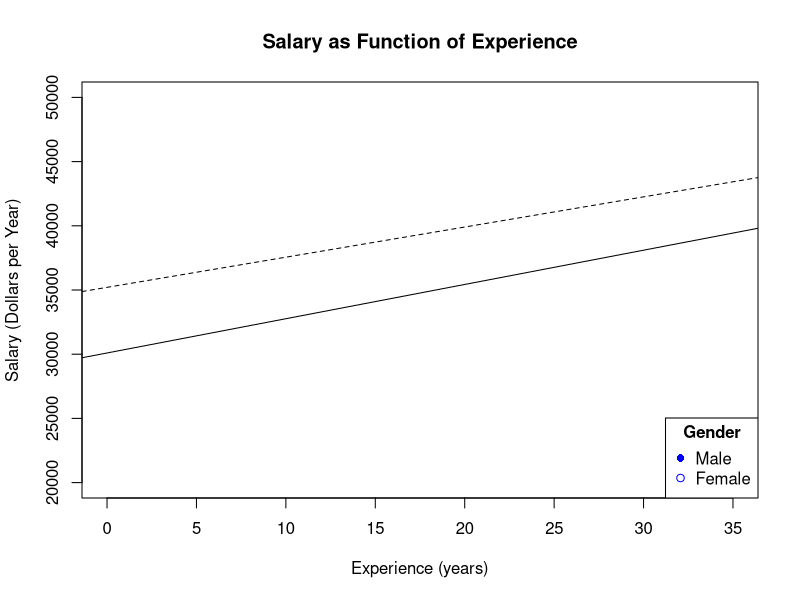
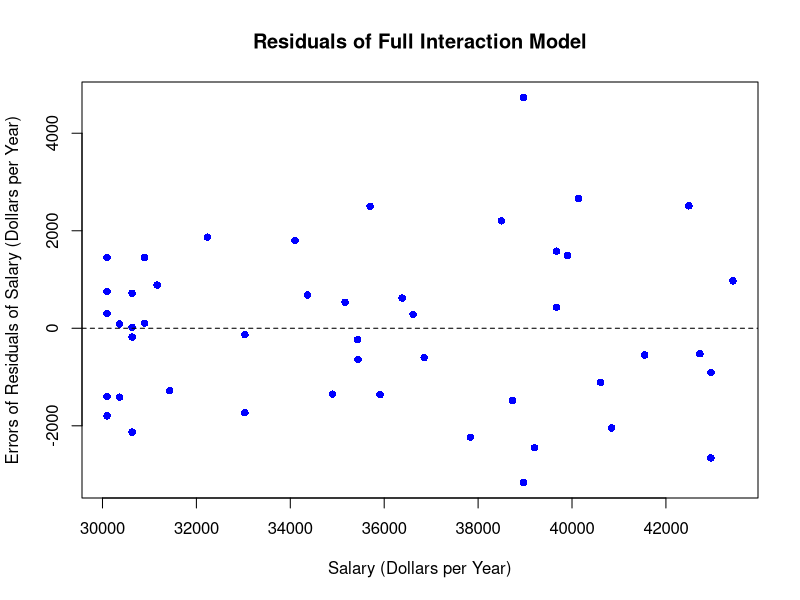
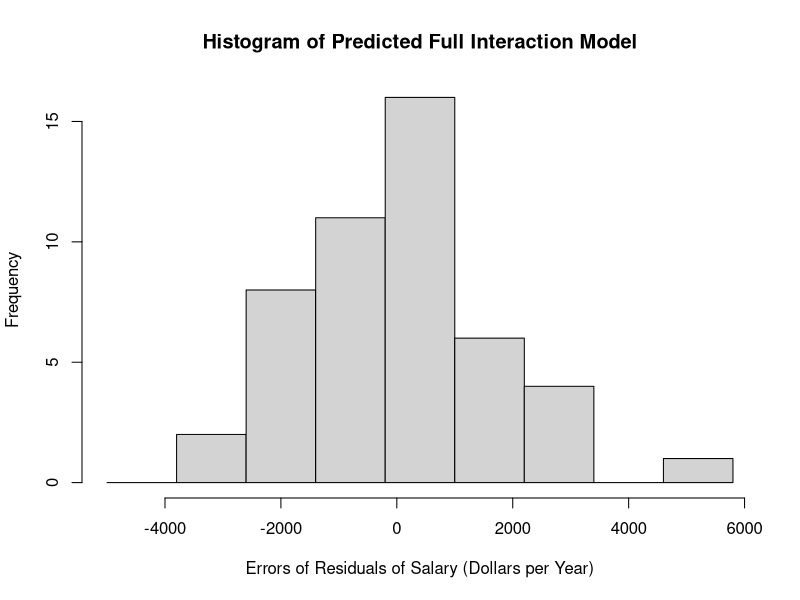
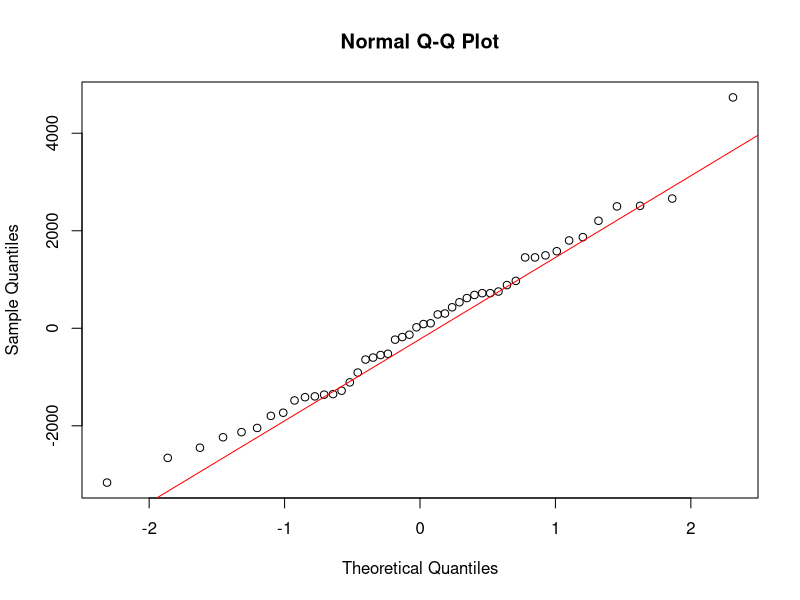
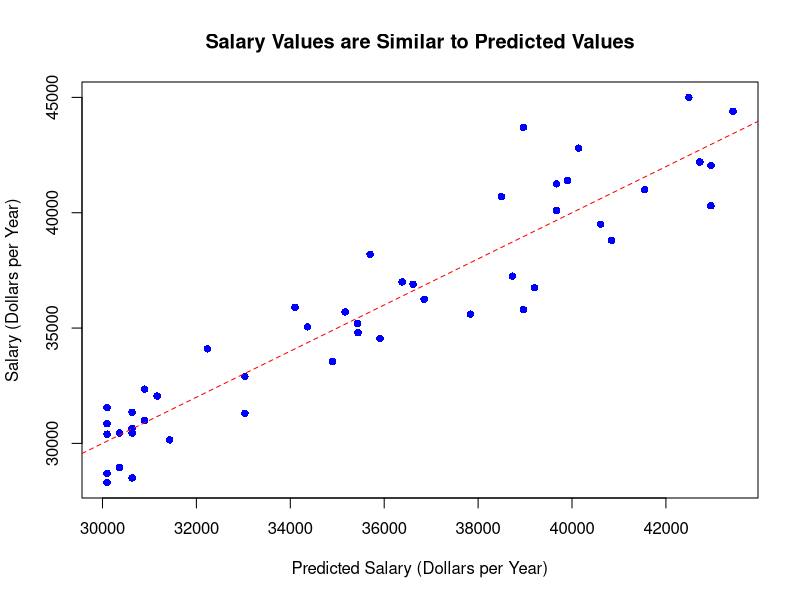
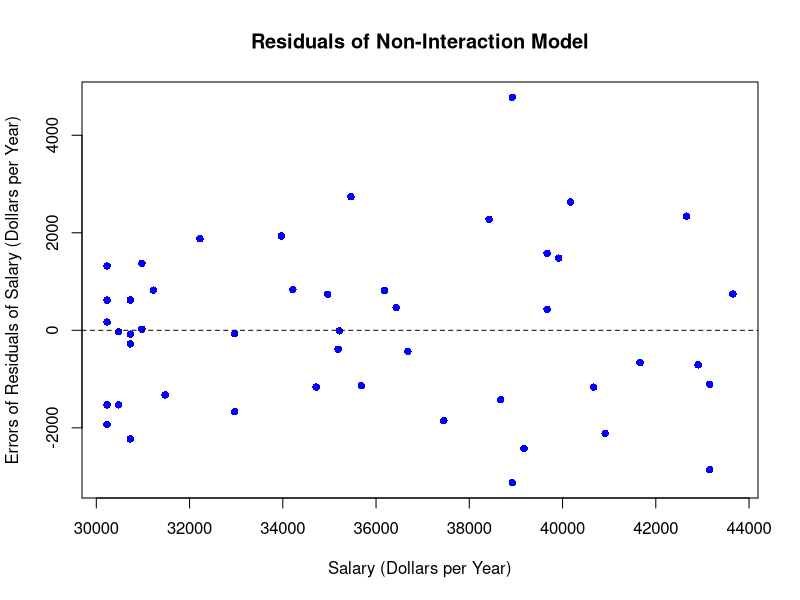
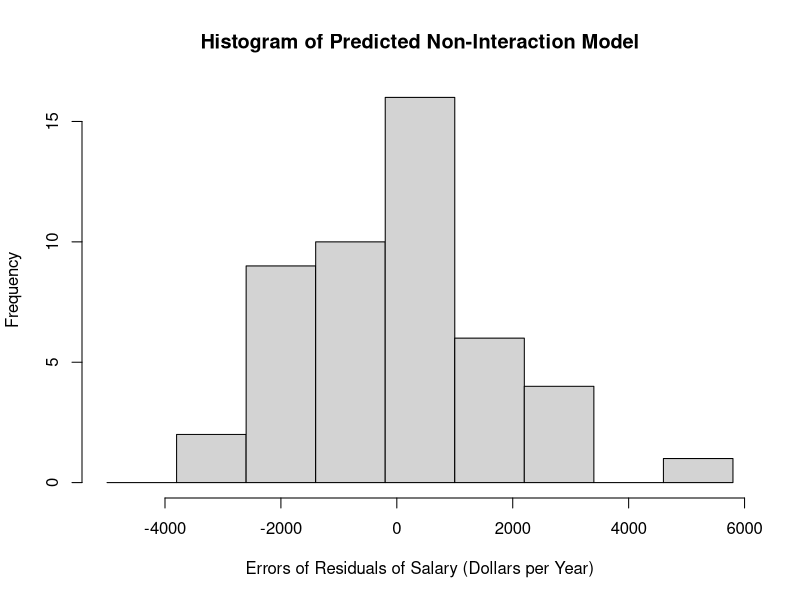
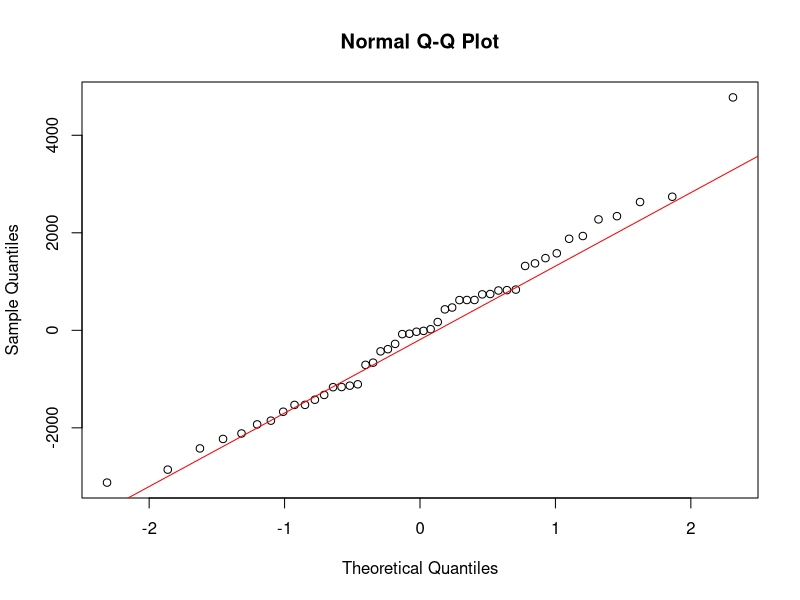

Reproduce these figures in R, in order.
#############################################################################
# COMM 581 - Assignment 06 - Multiple Linear Regression with 
#                            Categorical Variables
# Instructor: Martha Essak
# Gurpal Bisra
# Student #: 69295061
# Due date: Thursday Oct. 20, 2016 (11pm)
#############################################################################

# Background: You are analyzing data from a company, Spectra Technologies (science or engineering*), to determine if they are giving equal pay to men and women after controlling statistically for their level of experience. If there is a difference in salary between men and women, the company needs to know how much of a difference there is, and if this difference changes depending on level of experience (if there is an interaction between gender and experience).

# All graphs should be created using R, and all graphs discussed in your assignment should be included with your submission. You can use sum of squares and standard errors from the R output. Show calculations for test statistics, confidence intervals and measures of goodness of fit based on sums of squares.

# You will be presenting this assignment as a report to the company, with your recommendations.

mydata <- read.csv("Salary_experience_gender_data.csv", header=TRUE)
# import data from csv, and declaring header row at top

str(mydata)
    # 'data.frame':	48 obs. of  3 variables:
    # $ experience: int  0 0 1 0 0 0 2 1 2 2 ...
    # $ gender    : Factor w/ 2 levels "female","male": 1 1 1 1 1 1 1 1 1 1 ...
    # $ salary    : int  28300 30400 28950 30850 28700 31550 30450 30450 28500...

#############################################################################
# Summary Statistics (Present these Data in One or More Tables)
#############################################################################

### Question 1 --------------------------------------------------------------
# What is the range of values for salary and experience? What is the range for these variables for men and women? Are the ranges different, and what could account for this difference?

summary(mydata)
    # Range of Experience = [0, 35] years
    # Range of Salary = [28300, 45000] years

table(mydata$gender)
    # female   male 
    # 26       22 

# separate the categories into separate datasets
mydata.m <- subset(mydata, mydata$gender == "male")
mydata.f <- subset(mydata, mydata$gender == "female")

summary(mydata.m)
    # Range of Experience = [1, 35] years
    # Range of Salary = [34550, 45000] years

summary(mydata.f)
    # Range of Experience = [0, 29] years
    # Range of Salary = [28300, 38200] years


### Question 2 --------------------------------------------------------------
# What is the mean value for salary and experience? What is the mean for these variables for men and women? Are the means higher for men or women? What could account for this difference?

summary(mydata)
    # Mean oExperience = 12.75 years
    # Mean Salary = $35,564 years

summary(mydata.m)
    # Mean oExperience = 18.95 years
    # Mean Salary = $39,659 years

summary(mydata.f)
    # Mean oExperience = 7.50 years
    # Mean Salary = $32,098 years


### Question 3 --------------------------------------------------------------
# Graph salary vs. experience, with two different plotting characters, one for men and one for women (remember to explain your plotting characters in the caption or as a legend). Do you think the relationship between salary and experience is linear after including gender as a variable? 

# Scatterplot of Salary vs Experience for males only
# plot(salary ~ experience, data=mydata.m, pch=1, ylim=c(0, 46000))

# Scatterplot of Salary vs Experience for females only
# plot(salary ~ experience, data=mydata.f, pch=1, ylim=c(0, 46000))

# Scatterplot of Salary vs. Experience with different categories (i.e. male and female genders) as different plotting characters
plot(salary ~ experience, data=mydata, col = "blue", pch=c(1, 16)[as.numeric(mydata$gender)], ylim=c(20000, 50000), main = "Salary as Function of Experience", xlab="Experience (years)", ylab="Salary (Dollars per Year)")
     
legend("bottomright", title=expression(bold("Gender")), c("Male","Female"), pch=c(16, 1), col = "blue", cex=1.0, title.adj=0.5)
    # males are black circles because plotting character assigns according to         alphabet

abline(lm(salary ~ experience, data=mydata.m), lty=2) 
    # gives regression line for the male data only, and makes the line dashed

abline(lm(salary ~ experience, data=mydata.f)) 
    # gives regression line for the female data only, and makes the line solid


### Question 4 --------------------------------------------------------------
# Describe your qualitative observations about the relationship between these variables from the graph. Remember to discuss these in the Discussion section.


#############################################################################
# Developing a Model
#############################################################################

### Question 5 --------------------------------------------------------------
# Write the model statement for the (full) interaction model including the interaction between gender and experience. Show the indicator variable for gender. How is the indicator variable coded for men and women? 

# yi= B0 + B1*x1i + B2*x2i+ B3*x1i*x2i+ ??i

# Category	x1
# male	    1
# female	0

# where:
    # yi= Salary [$ per year]
    # B0= Continuous variable's (i.e. experience) intercept term [$]
    # B1= Categorical variable's (i.e. gender) intercept adjustment term
    # x1i= Dummy variable for categorical variable (i.e. indicator term)
    # B2= Continuous variable's slope term
    # x2i= Continuous variable's term
    # ??i= Errors term
    # B3*x1i*x2i= Interaction term


### Question 6 --------------------------------------------------------------
# Fit this model using R. Assess the assumptions of linearity (salary vs. experience graph, residual plot), equal variance (residual plot) and normality of errors (histogram, normality plot, normality tests). State any concerns you have and their consequences.  

# fit a multiple linear regression model with categorical variables
z.full <- lm(salary ~ experience + gender + experience*gender, data=mydata)
    # New dataset --> experience, gender, experience*gender

# Check if relationship is linear
    # Compute residuals of object z.full
resid1 <- resid(z.full)
    # Calculate predicted y_hat values
predict1 <- predict(z.full)

# Residual plot for model
plot(resid1 ~ predict1, pch=16, col = "blue", main = "Residuals of Full Interaction Model", xlab="Salary (Dollars per Year)", ylab="Errors of Residuals of Salary (Dollars per Year)")

# Add line Residuals = 0
abline(0, 0, lty=2)

# Assess assumptions of linearity and equal variance

# Look at the histogram to see whether the residuals are normally distributed
hist(resid1, breaks = seq(-5000, 6000, by=1200), main = "Histogram of Predicted Full Interaction Model", xlab="Errors of Residuals of Salary (Dollars per Year)", ylab="Frequency")

# Q-Q Plot
qqnorm(resid1)
qqline(resid1, main = "Normal Q-Q plot of residuals", col = "red")

# Normality testing with alpha = 0.05
library(nortest)
shapiro.test(resid1)
ad.test(resid1)
cvm.test(resid1)
lillie.test(resid1)

# Plot Salaries vs. y_hat (i.e. predicted salries)
mydata$predict.full <- predict(z.full)
mydata$resid.full <- resid(z.full)
plot(salary ~ predict.full, data = mydata, pch = 16, col = "blue", main = "Salary Values are Similar to Predicted Values", xlab="Predicted Salary (Dollars per Year)", ylab="Salary (Dollars per Year)")

# Fit a linear line of slope 1 to see how well the predicted salaries match the observed salaries
abline(0,1,lty=2, col = "red")


### Question 7 --------------------------------------------------------------
# Note: The data was collected at one point in time, from the single location for the company, so you will not need to investigate if the assumption of independence of errors has been met. Experience was self-reported, so there is no reason to think that there is error associated with it, and salary was obtained from the company records.

### Question 8 --------------------------------------------------------------
# Write the ANOVA table for this model using Type III SS and showing df and SS. See how to do this based on the class example. Sources of variation should be model, error and total. 

# way to see type III SSE
options(contrasts=c("contr.helmert", "contr.poly"))
drop1(z.full, .~., test="F")

mydata$yhat <- mydata$predict.full

SSE <- sum((mydata$salary - mydata$yhat)^2)
SSE
SSR <- sum((mean(mydata$salary) - mydata$yhat)^2)
SSR
SSY <- sum((mydata$salary - mean(mydata$salary))^2)
SSY

### Question 9 --------------------------------------------------------------
# Test the significance of the regression, showing the calculation of the F statistic based on sum of squares. 

summary(z.full)

# Find the F critical value for numerator degrees of freedom = 3, denominator df = 44, alpha = 0.05
qf(0.95, 3, 44) 
    # Fcritical = 2.816466


### Question 10 --------------------------------------------------------------
# Test the significance of the variable gender, using a partial F-test. Remember that gender requires two variables in the model, so you need to fit a model that does not have gender, then compare the two models. Show all steps in your calculation of the partial F-statistic. What does the result of this test mean for the model? Interpret what this result means in terms of the overall purpose of this study. 

z.experience.only <- lm(salary ~ experience, data=mydata) 
    # remove experience, which removes its interactions and the main effect

anova(z.full, z.experience.only)
    # Continuous variable is signifianct

# Find the F critical value for numerator degrees of freedom = 2, denominator df = 44, alpha = 0.05
qf(0.95, 2, 44) 
    # Fcritical = 3.209278

anova(z.experience.only)

summary(z.experience.only)


### Question 11 --------------------------------------------------------------
# Test the significance of the variable experience, using a partial F-test. You will need to fit a model that does not have experience, then compare the full model to this model. What does the result of this test mean for the model? Interpret what this result means in terms of the overall purpose of this study. 

z.gender.only <- lm(salary ~ gender, data=mydata) 
# remove gender, which removes its interactions and the main effect

anova(z.full, z.gender.only)
# Continuous variable is signifianct

# Find the F critical value for numerator degrees of freedom = 2, denominator df = 44, alpha = 0.05
qf(0.95, 2, 44) 
    # Fcritical = 3.209278

anova(z.full)

summary(z.gender.only)


#############################################################################
# Question 12 ---------------------------------------------------------------
# Option A: gender and experience are both required in the model
# (MLR with categorical variable model)

### a) Fit a new model that has the same slopes for men and women. Assess the assumptions of linearity, equal variance and normality.

# Now model includes experience and gender, but not interaction term
# yi= B0 + B1*x1i + B2*x2i + ??i
z.new <- lm(salary ~ experience + gender, data=mydata)

    # Category	x1
    # male	    1
    # female	0

    # where:
        # yi= Salary [$ per year]
        # B0= Continuous variable's (i.e. experience) intercept term [$]
        # B1= Categorical variable's (i.e. gender) intercept adjustment term
        # x1i= Dummy variable for categorical variable (i.e. indicator term)
        # B2= Continuous variable's slope term
        # x2i= Continuous variable's term
        # ??i= Errors term

# Check if relationship is linear
    # Compute residuals of object z.new
resid2 <- resid(z.new)
    # Calculate predicted y_hat values
predict2 <- predict(z.new)

# Residual plot for model
plot(resid2 ~ predict2, pch=16, col = "blue", main = "Residuals of Non-Interaction Model", xlab="Salary (Dollars per Year)", ylab="Errors of Residuals of Salary (Dollars per Year)")

# Add line Residuals = 0
abline(0, 0, lty=2)

# Assess assumptions of linearity and equal variance

# Look at the histogram to see whether the residuals are normally distributed
hist(resid2, breaks = seq(-5000, 6000, by=1200), main = "Histogram of Predicted Non-Interaction Model", xlab="Errors of Residuals of Salary (Dollars per Year)", ylab="Frequency")

# Q-Q Plot
qqnorm(resid2)
qqline(resid2, main = "Normal Q-Q plot of Residuals", col = "red")

# Normality testing with alpha = 0.05
library(nortest)
shapiro.test(resid2)
ad.test(resid2)
cvm.test(resid2)
lillie.test(resid2)

# Plot Salaries vs. y_hat (i.e. predicted salries)
mydata$predict.new <- predict(z.new)
mydata$resid.new <- resid(z.new)
plot(salary ~ predict.new, data = mydata, pch = 16, col = "blue", main = "Salary Values are Similar to Non-Interaction Predicted Values", xlab="Predicted Salary (Dollars per Year)", ylab="Salary (Dollars per Year)")

# Fit a linear line of slope 1 to see how well the predicted salaries match the observed salaries
abline(0,1,lty=2, col = "red")

### b) Use a partial F-test to determine if the slopes are the same or different. What does the result of this test mean for the model? Interpret what this result means in terms of the overall purpose of this study. 

# Test the signficiance of the regression when compared to z.new
anova(z.full, z.new)
    # Interaction is not significant

# Find the F critical value for numerator degrees of freedom = 1, denominator df = 46, alpha = 0.05
qf(0.95, 1, 46) 
    # Fcritical = 4.061706

# Test the significance of the regression, showing the calculation of the F statistic based on sum of squares. 

summary(z.new)

# Find the F critical value for numerator degrees of freedom = 2, denominator df = 45, alpha = 0.05
qf(0.95, 1, 45) 
    # Fcritical = 4.056612

# Test the signifiance of the categorical varaible gender
anova(z.new, z.experience.only)
    # Categorical variable is signifianct

# Find the F critical value for numerator degrees of freedom = 3, denominator df = 44, alpha = 0.05
qf(0.95, 1, 45) 
    # Fcritical = 4.061706

anova(z.new)

# Test the signifiance of the continuous varaible experience
anova(z.new, z.gender.only)
    # Continuous variable is signifianct

# Find the F critical value for numerator degrees of freedom = 3, denominator df = 44, alpha = 0.05
qf(0.95, 1, 45) 
    # Fcritical = 4.061706


#############################################################################
# Final Model
#############################################################################

### Question 13 --------------------------------------------------------------
# Write the model equation with variable names (including any indicator variables). Write the model with the values of the co-efficients in the equation. What does each of these co-efficients represent?  

summary(z.new)
# yi= B0 + B1*x1i + B2*x2i + ??i
# yi_hat = 32584.11 + (249.07)*(experience_i) + (2354.03)*(gender_i)

    # Category	x1
    # male	    1
    # female	0

    # where:
        # yi= Salary [$ per year]
        # B0= Continuous variable's (i.e. experience) intercept term [$]
        # B1= Categorical variable's (i.e. gender) intercept adjustment term
        # x1i= Dummy variable for categorical variable (i.e. indicator term)
        # B2= Continuous variable's slope term
        # x2i= Continuous variable's term
        # ??i= Errors term


### Question 14 --------------------------------------------------------------
# If you chose option A or C, what is the equation to calculate predicted salary for men? For women? If you chose option B, what is the equation relating salary and experience? 

# Salary_men= 32584.11+ 249.07*(experience)                 [$/year]

# Salary_female= 32584.11 + 2354.03+ 249.07*(experience)    [$/year]


### Question 15 --------------------------------------------------------------
# Calculate the measures of goodness of fit: R2 and root MSE. What represents a good fit for these measures? 

SSE <- sum((mydata$salary - mydata$yhat)^2)
SSE
SSR <- sum((mean(mydata$salary) - mydata$yhat)^2)
SSR
SSY <- sum((mydata$salary - mean(mydata$salary))^2)
SSY

summary(z.new)

# ----------------------------------------------------------------------------

# Scatterplot of Salary vs. Experience with different categories (i.e. male and female genders) as different plotting characters
plot(salary ~ experience, data=mydata, col = "blue", pch=c(1, 16)[as.numeric(mydata$gender)], ylim=c(20000, 50000), main = "Salary as Function of Experience", xlab="Experience (years)", ylab="Salary (Dollars per Year)")

legend("bottomright", title=expression(bold("Gender")), c("Male","Female"), pch=c(16, 1), col = "blue", cex=1.0, title.adj=0.5)
# males are black circles because plotting character assigns according to         alphabet

abline(34938.14, 249.07, lty=2) 
# gives regression line for the male data only, and makes the line dashed

abline(30230.08, 249.07)
# gives regression line for the female data only, and makes the line solid

# ----------------------------------------------------------------------------
# Describe data used, and stats packages used (including version)
citation()
